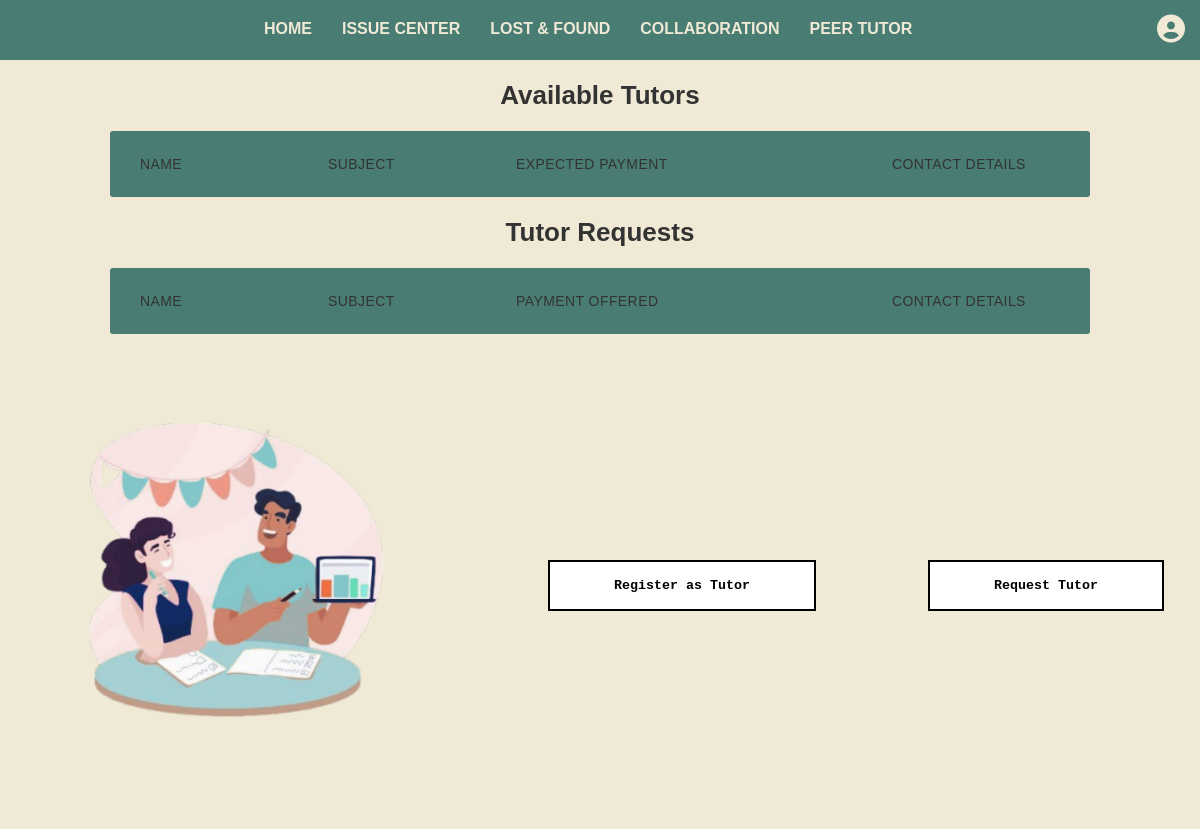
Page /peertutor/ on the earlier database version.
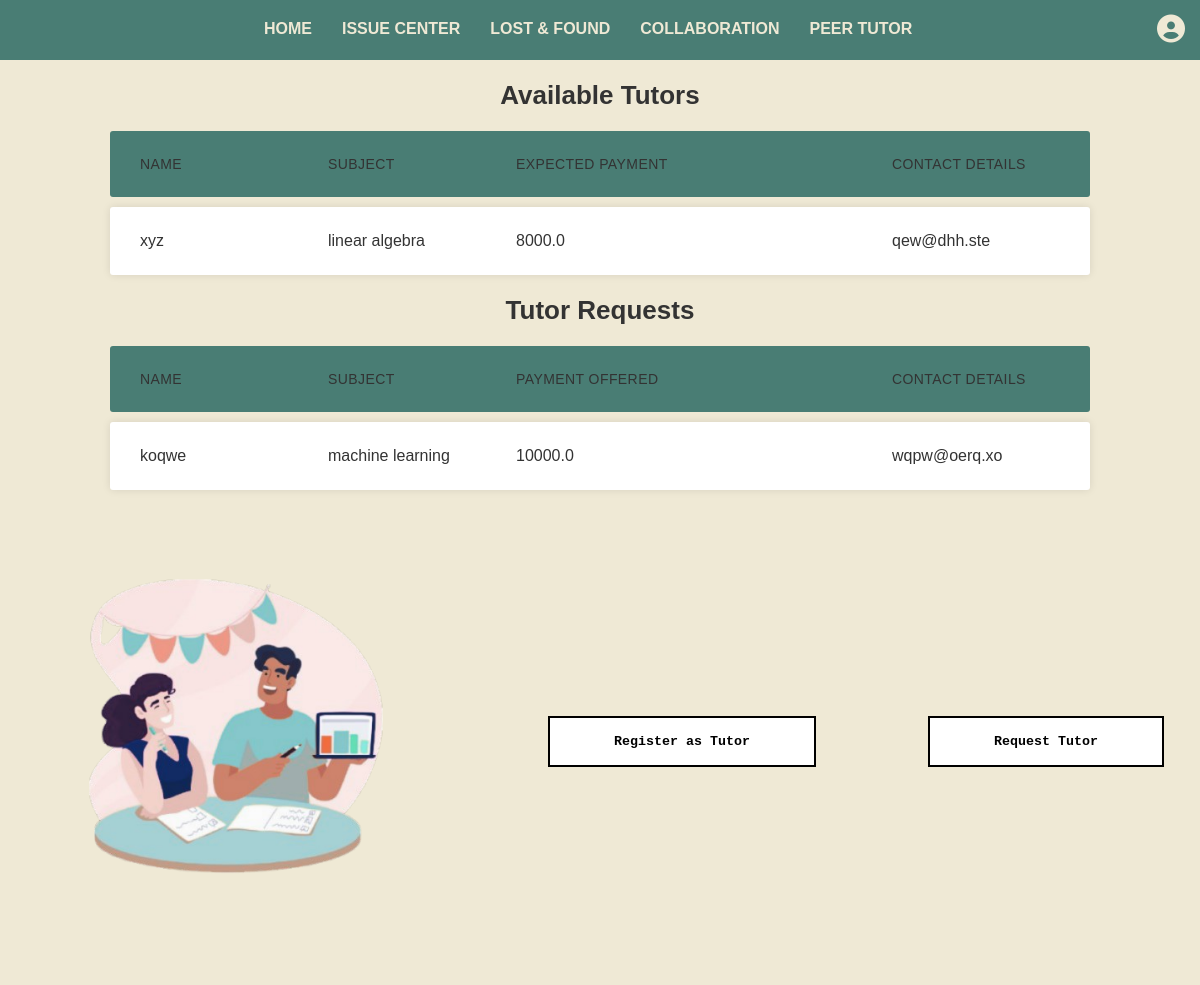
Same page on the later database version.
### wordleapp/models.py (models this page shows)
class Tutor(models.Model):
    name = models.CharField(max_length=255)
    subject = models.CharField(max_length=255)
    contact = models.CharField(max_length=15, null=True, blank=True)
    payment = models.FloatField()

class TutorWanted(models.Model):
    name = models.CharField(max_length=255)
    subject = models.CharField(max_length=255)
    contact = models.CharField(max_length=15, null=True, blank=True)
    payment = models.FloatField()

### wordleapp/views.py (the view)
# urls.py: path('peertutor/', views.peertutor, name='peertutor'),
def peertutor(request):
    context = {
        'tutors' : Tutor.objects.all(),
        'tutors_wanted' : TutorWanted.objects.all()
    }
    return render(request, "wordleapp/peertutor.html", context)

### wordleapp/templates/wordleapp/peertutor.html (shortened to what this page needs)
<!DOCTYPE html>
<html lang="en">
<head>
    {% load static %}
    <link rel="stylesheet" href="{% static 'wordleapp/lostandfound.css' %}" />
    <link rel="stylesheet" href="https://cdnjs.cloudflare.com/ajax/libs/font-awesome/6.5.1/css/all.min.css">
</head>
<body>
  <nav class="navbar">
    <div class="nav-container">
      <ul class="nav-menu">
        <li><a href="http://127.0.0.1:8000/home/">Home</a></li>
          <li><a href="http://127.0.0.1:8000/issuecentral/">Issue Center</a></li>
          <li><a href="http://127.0.0.1:8000/lostandfound/">Lost & Found</a></li>
          <li><a href="http://127.0.0.1:8000/collaboration/">Collaboration</a></li>
          <li><a href="http://127.0.0.1:8000/peertutor/">Peer Tutor</a></li>
      </ul>
      <div class="profile-icon">
        <i class="fa-solid fa-user-circle"></i>
      </div>
    </div>
  </nav>
    <div class="container">
        <h2>Available Tutors</h2>
        <ul class="responsive-table">
          <li class="table-header">
            <div class="col col-1" style="flex-basis: 20%;">Name</div>
            <div class="col col-2" style="flex-basis: 20%;">Subject</div>
            <div class="col col-3" style="flex-basis: 40%;">Expected Payment</div>
            <div class="col col-4" style="flex-basis: 20%;">Contact Details</div>
          </li>
          {% for tutor in tutors %}
          <li class="table-row">
            <div class="col col-1" style="flex-basis: 20%;">{{ tutor.name }}</div>
            <div class="col col-2" style="flex-basis: 20%;">{{ tutor.subject }}</div>
            <div class="col col-3" style="flex-basis: 40%;">{{ tutor.payment }}</div>
            <div class="col col-4" style="flex-basis: 20%;">{{ tutor.contact }}</div>
          </li>
          {% endfor %}
        </ul>
    </div>
    <div class="container">
        <h2>Tutor Requests</h2>
        <ul class="responsive-table">
          <li class="table-header">
            <div class="col col-1" style="flex-basis: 20%;">Name</div>
            <div class="col col-2" style="flex-basis: 20%;">Subject</div>
            <div class="col col-3" style="flex-basis: 40%;">Payment Offered</div>
            <div class="col col-4" style="flex-basis: 20%;">Contact Details</div>
          </li>
          {% for tutorwanted in tutors_wanted %}
          <li class="table-row">
            <div class="col col-1" style="flex-basis: 20%;">{{ tutorwanted.name }}</div>
            <div class="col col-2" style="flex-basis: 20%;">{{ tutorwanted.subject }}</div>
            <div class="col col-3" style="flex-basis: 40%;">{{ tutorwanted.payment }}</div>
            <div class="col col-4" style="flex-basis: 20%;">{{ tutorwanted.contact }}</div>
          </li>
          {% endfor %}
        </ul>
    </div>
  <div style="display:flex; flex-direction: row; justify-content: space-between; align-items: center; margin:3%">
    <img src="{% static 'wordleapp/peertutor.png' %}" alt="Description of the image" style="width:400px; height:auto;">
            <a href="http://127.0.0.1:8000/tutor-form/">
          <button>
            <span aria-hidden="true">Register as Tutor</span>
            <span>Register as Tutor</span>
          </button>
          </a>
          <a href="http://127.0.0.1:8000/tutorwanted-form/">
          <button>
            <span aria-hidden="true">Request Tutor</span>
            <span>Request Tutor</span>
          </button>
          </a>
        </div>
    </body>
</html>

### wordleapp/static/wordleapp/lostandfound.css (style rules this page uses)
body { font-family: 'lato', sans-serif; background-color: #EFE9D5; width: 100%; max-width: 100% }
* { margin: 0; padding: 0; box-sizing: border-box; }
.navbar { background-color: #497D74; padding: 15px; position: sticky; top: 0; height: 60px; z-index: 100; }
.nav-container { display: flex; justify-content: space-between; align-items: center; }
.nav-menu { display: flex; list-style: none; }
.nav-menu li { margin: 0 15px; }
.nav-menu a { color: #EFE9D5; text-decoration: none; font-size: 16px; text-transform: uppercase; font-weight: bold; transition: color 0.3s ease; }
.profile-icon i { font-size: 28px; color: #EFE9D5; cursor: pointer; }
.container { max-width: 1000px; margin-left: auto; margin-right: auto; padding-left: 10px; padding-right: 10px; }
:root { --bg-color-1: #ffffff; --bg-color-2: #497D74; --bg-color-3: #71BBB2; --padding: 1rem 4rem; --font-family: monospace; --step: 0.5rem; }
button { --active: 0; color: rgb(0, 0, 0); border-radius: 4px; position: relative; cursor: pointer; font-family: var(--font-family); font-weight: bold; border: 0; background: transparent; padding: 0; }
button span:first-of-type { padding: var(--padding); }
button span:not(:first-of-type) { position: absolute; }
[aria-hidden] { color: transparent; }
button span { inset: 0; display: grid; background: var(--bg); place-items: center; transition: 0.2s ease; border: 2px solid black; translate: calc((var(--active) * var(--coefficient, 0)) * (var(--step) * -1)) calc((var(--active) * var(--coefficient, 0)) * (var(--step) * -1)) ; }
span:nth-of-type(1) { --bg: var(--bg-color-3); }
span:nth-of-type(3) { --coefficient: 2; --bg: var(--bg-color-1); }

### wordleapp/templates/wordleapp/peertutor.html (style rules this page uses)
* { margin: 0; padding: 0; box-sizing: border-box; }
body { font-family: Arial, sans-serif; background-color: #EFE9D5; color: #333; }
.navbar { background-color: #497D74; position: sticky; top: 0; height: 60px; z-index: 100; }
.nav-container { display: flex; justify-content: space-between; align-items: center; margin-left: 20%; }
.nav-menu { display: flex; list-style: none; }
.nav-menu li { margin: 0 15px; }
.nav-menu a { color: #EFE9D5; text-decoration: none; font-size: 16px; text-transform: uppercase; font-weight: bold; transition: color 0.3s ease; }
.profile-icon i { font-size: 28px; color: #EFE9D5; cursor: pointer; }

Differences in the rows shown:
added Tutor: name "xyz", subject "linear algebra", payment "8000.0", contact "qew@dhh.ste"
added TutorWanted: name "koqwe", subject "machine learning", payment "10000.0", contact "wqpw@oerq.xo"
